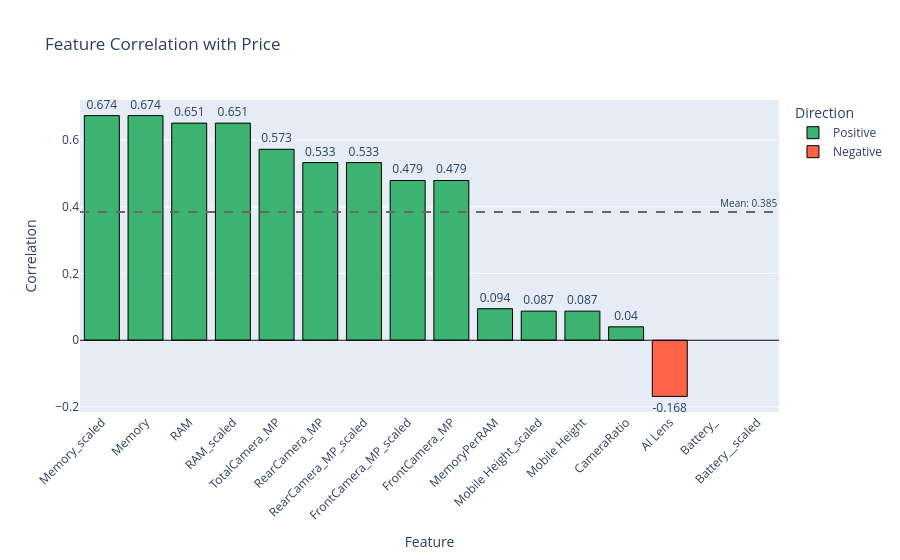

The notebook cell saved with this chart:
### Markdown cell above
### Insights — Step 6: Feature Selection & Summary

**Correlation filter:**
- Features with |r| > 0.90 relative to each other are flagged as redundant. Scaled columns (e.g., `RAM_scaled`) are linear transforms of originals and will always trigger this threshold — only unscaled originals are retained for modelling.
- `Price_outlier` and `Price_log` are excluded from the feature pool: the former is a target-derived flag and the latter is a monotone transform of the target — including either would constitute data leakage.

**Random Forest importance:**
- Importance scores reflect the average reduction in impurity each feature contributes across all trees. Expected top features: `RAM`, `Memory`, `Brand_Enc`, `RearCamera_MP`, and OHE Processor_Brand columns — all strong proxies for device tier.
- Features below the 0.01 importance threshold contribute negligible predictive value; dropping them reduces noise and overfitting risk.

**Permutation importance:**
- Model-agnostic metric: shuffling a feature's values and measuring the resulting drop in R² reveals true predictive contribution, regardless of tree structure. Consistent ranking between RF importance and permutation importance validates feature relevance.

**Overall observations:**

| Aspect | Observation |
|---|---|
| Most predictive raw feature | RAM (strong linear & non-linear signal) |
| Second strongest | Memory (storage tier drives premium pricing) |
| Camera signal | RearCamera_MP has strong positive correlation with price |
| Processor brand | Qualcomm > MediaTek > Unisoc in avg price; OHE captures this |
| Battery signal | Weak linear predictor alone; useful in interaction terms |
| AI Lens | Positive correlation — bundled with mid-to-high tier phones |
| Encoding approach | OHE for Processor_Brand/AI Lens; LabelEncoder for Brand |
| Target variable | Use raw `Price` for tree-based models; `Price_log` for linear regression |

### Code cell
# Bar chart of correlations with Price
corrDf = targetCorr.reset_index()
corrDf.columns = ['Feature', 'Correlation']
corrDf['Direction'] = corrDf['Correlation'].apply(lambda x: 'Positive' if x > 0 else 'Negative')
mean_corr = corrDf['Correlation'].mean()

fig = px.bar(
    corrDf, x='Feature', y='Correlation', color='Direction',
    color_discrete_map={'Positive': 'mediumseagreen', 'Negative': 'tomato'},
    title='Feature Correlation with Price',
    text=corrDf['Correlation'].round(3),
    hover_data={'Feature': True, 'Correlation': ':.3f'}
)
fig.update_traces(textposition='outside', marker_line_color='black', marker_line_width=1)
fig.add_hline(y=0, line_color='black', line_width=1)
fig.add_hline(y=mean_corr, line_dash='dash', line_color='dimgray',
              annotation_text=f'Mean: {mean_corr:.3f}',
              annotation_position='top right', annotation_font_size=10)
fig.update_layout(xaxis_tickangle=-45)
fig.show()

### Figure 1 — Plotly figure (JSON) as saved in the notebook; plotly's stock layout.template omitted (floating-point values rounded to 4 significant figures)
{"data": [{"hovertemplate": "Direction=Positive<br>Feature=%{x}<br>Correlation=%{y:.3f}<br>text=%{text}<extra></extra>", "legendgroup": "Positive", "marker": {"color": "mediumseagreen", "line": {"color": "black", "width": 1}, "pattern": {"shape": ""}}, "name": "Positive", "orientation": "v", "showlegend": true, "text": [0.674, 0.674, 0.651, 0.651, 0.573, 0.533, 0.533, 0.479, 0.479, 0.094, 0.087, 0.087, 0.04], "textposition": "outside", "type": "bar", "x": ["Memory_scaled", "Memory", "RAM", "RAM_scaled", "TotalCamera_MP", "RearCamera_MP", "RearCamera_MP_scaled", "FrontCamera_MP_scaled", "FrontCamera_MP", "MemoryPerRAM", "Mobile Height_scaled", "Mobile Height", "CameraRatio"], "xaxis": "x", "y": [0.6737, 0.6737, 0.6512, 0.6512, 0.5726, 0.5327, 0.5327, 0.4791, 0.4791, 0.0944, 0.08731, 0.08731, 0.04018], "yaxis": "y"}, {"hovertemplate": "Direction=Negative<br>Feature=%{x}<br>Correlation=%{y:.3f}<br>text=%{text}<extra></extra>", "legendgroup": "Negative", "marker": {"color": "tomato", "line": {"color": "black", "width": 1}, "pattern": {"shape": ""}}, "name": "Negative", "orientation": "v", "showlegend": true, "text": [-0.168, NaN, NaN], "textposition": "outside", "type": "bar", "x": ["AI Lens", "Battery_", "Battery__scaled"], "xaxis": "x", "y": [-0.1684, NaN, NaN], "yaxis": "y"}], "layout": {"annotations": [{"font": {"size": 10}, "showarrow": false, "text": "Mean: 0.385", "x": 1, "xanchor": "right", "xref": "x domain", "y": 0.3848, "yanchor": "bottom", "yref": "y"}], "barmode": "relative", "legend": {"title": {"text": "Direction"}, "tracegroupgap": 0}, "shapes": [{"line": {"color": "black", "width": 1}, "type": "line", "x0": 0, "x1": 1, "xref": "x domain", "y0": 0, "y1": 0, "yref": "y"}, {"line": {"color": "dimgray", "dash": "dash"}, "type": "line", "x0": 0, "x1": 1, "xref": "x domain", "y0": 0.3848, "y1": 0.3848, "yref": "y"}], "title": {"text": "Feature Correlation with Price"}, "xaxis": {"anchor": "y", "domain": [0, 1], "tickangle": -45, "title": {"text": "Feature"}}, "yaxis": {"anchor": "x", "domain": [0, 1], "title": {"text": "Correlation"}}}}
